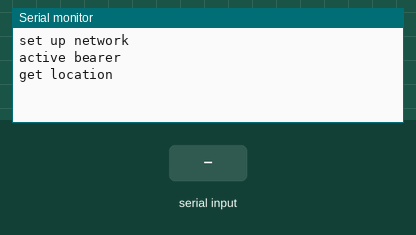
A sketch run on a simulated Arduino Uno, built with avr-gcc and run on an emulated ATmega328P. On the bench: the last lines printed to the serial monitor. The inputs (shaded band) are chosen by the test bench. The modem accepts every AT command (registered, SIM ready, sends succeed) and sends nothing else.

Above: at 9.8 s.
9.9 s: "1\n" received over the second serial link
At 10.6 s:
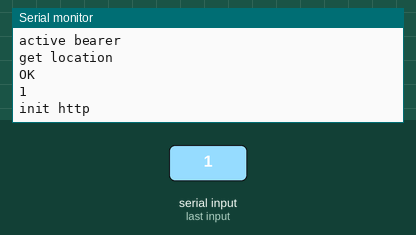
14.4 s: "0\n" received over the second serial link
At 15.3 s:
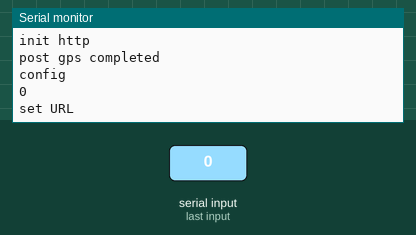

Measured:
- after the input at 9.9 s, the serial monitor: prints a new line at once (image 1)
- after the input at 14.4 s, the serial monitor: prints a new line at once (image 2)

The sketch:

gateway.ino
```cpp
#include<SoftwareSerial.h>
SoftwareSerial zigbeeSerial(4,5);
SoftwareSerial gsmSerial(2,3);
String nodeData = "000";
char gatewayGps[100];
char gatewayId[100];
char data;
char zigbeeData[100];
int numByte = 0;


void setup() {
  Serial.begin(38400);
  zigbeeSerial.begin(38400);
  gsmSerial.begin(38400);
  gsmSerial.write("AT+GSN\r\n");
  delay(3000);

  while(!gsmSerial.available()){
    ;
  }
  char inChar;
  int i = 0;
  while(gsmSerial.available()){
    inChar =  gsmSerial.read();
    if(inChar=='\r' || inChar=='\n'){
      continue;
    }

    gatewayId[i] = inChar;
    i++;
    gatewayId[i] = '\0';
  }


  Serial.println("set up network");
  gsmSerial.write("AT+SAPBR=3,1,APN,m-wap\r\n");
  delay(3000);
  Serial.println("active bearer");
  gsmSerial.write("AT+SAPBR=1,1\r\n");
  delay(3000);
  clearGsmSerialBuffer();
  Serial.println("get location");
  gsmSerial.write("AT+CIPGSMLOC=1,1\r\n");
  while(!gsmSerial.available()){
    ;
  }
  clearGsmSerialBuffer();


  char inChar2;
  int j = 0;
  while(!gsmSerial.available()){
    ;
  }
  while(gsmSerial.available()){
    inChar2 =  gsmSerial.read();
    if(inChar2=='\r' || inChar2=='\n'){
      continue;
    }
    gatewayGps[j] = inChar2;
    j++;
    gatewayGps[j] = '\0';

  }
  j=0;
  Serial.println(gatewayId);
  Serial.println(gatewayGps);
  Serial.println("init http");
  gsmSerial.write("AT+HTTPINIT\r\n");
  delay(3000);
  /*Serial.println("set URL");
  gsmSerial.write("AT+HTTPPARA=URL,http://apps.iot.uit.edu.vn/gps\r\n");
  delay(3000);
  Serial.println("set content ");
  gsmSerial.write("AT+HTTPPARA=CONTENT,application/json\r\n");
  delay(3000);
  Serial.println("set data ");
  gsmSerial.write("AT+HTTPDATA=2048,5000\r\n");
  delay(3000);
  Serial.println("input data");
  gsmSerial.write("{\"id\": \"");
  gsmSerial.write(gatewayId);
  gsmSerial.write("\", \"gps\": \"");
  gsmSerial.write(gatewayGps);
  gsmSerial.write("\"}\r\n");
  delay(3000);
  Serial.println("post gps locaton");
  gsmSerial.write("AT+HTTPACTION=1\r\n");*/
  zigbeeSerial.listen();
  while(!zigbeeSerial.isListening()){
    ;
  }
  Serial.println("post gps completed");

}

void loop() {
  configure();
  delay(1000);
}


void clearBuffer(){
  clearGsmSerialBuffer();
  clearZigbeeSerialBuffer();
}
void clearGsmSerialBuffer(){
   while(gsmSerial.available()){
     gsmSerial.read();
    }
}

void clearZigbeeSerialBuffer(){
   while(zigbeeSerial.available()){
    zigbeeSerial.read();
  }
}

void configure(){
     clearZigbeeSerialBuffer();
     while(!zigbeeSerial.available()){
        ;
     }
     Serial.println("config");
    while(zigbeeSerial.available()){
        data =  zigbeeSerial.read();
        if(data==' '){
          continue;
        }
        zigbeeData[numByte] = data;
        numByte++;
        zigbeeData[numByte] = '\0';
        delay(1);
    }
    numByte = 0;
    Serial.println(zigbeeData);
    Serial.println("set URL");
    gsmSerial.write("AT+HTTPPARA=URL,http://apps.iot.uit.edu.vn/data\r\n");
    delay(3000);
    Serial.println("set content ");
    gsmSerial.write("AT+HTTPPARA=CONTENT,application/json\r\n");
    delay(3000);
    Serial.println("set data ");
    gsmSerial.write("AT+HTTPDATA=2048,5000\r\n");
    Serial.println("input data");
    delay(3000);
    gsmSerial.write(zigbeeData);
    delay(3000);
    Serial.println("post ");
    gsmSerial.write("AT+HTTPACTION=1\r\n");
    Serial.println("finish ");
}
```
